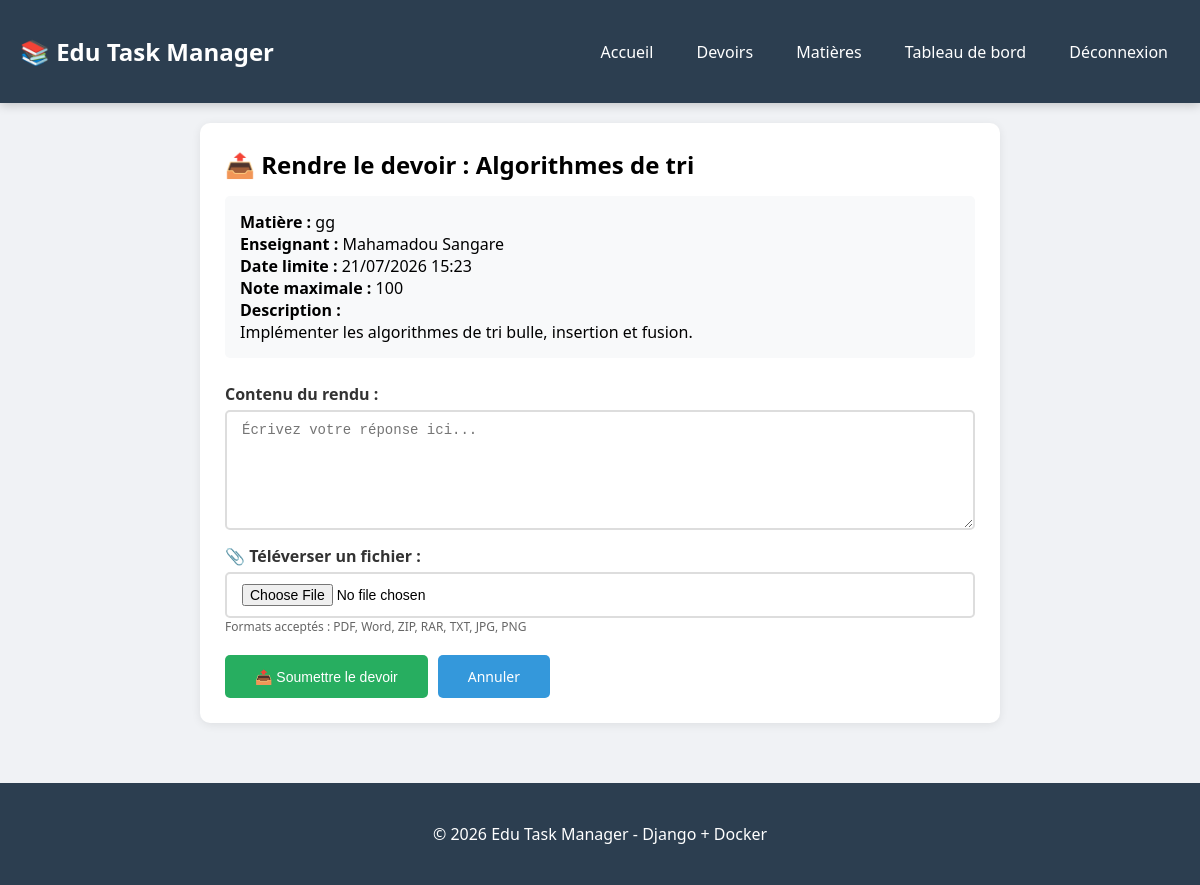
The page /submissions/create/2/ (signed in) on the database its author committed.
### assignments/models.py (models this page shows, shortened)
class Assignment(models.Model):
    class Type(models.TextChoices):
        HOMEWORK = 'homework', 'Devoir'
        EXAM = 'exam', 'Examen'
        PROJECT = 'project', 'Projet'
        QUIZ = 'quiz', 'Quiz'
        LAB = 'lab', 'TP'
    class Difficulty(models.TextChoices):
        BEGINNER = 'beginner', 'Débutant'
        INTERMEDIATE = 'intermediate', 'Intermédiaire'
        ADVANCED = 'advanced', 'Avancé'
        EXPERT = 'expert', 'Expert'
    title = models.CharField(max_length=200)
    description = models.TextField(blank=True)
    assignment_type = models.CharField(max_length=20, choices=Type.choices, default=Type.HOMEWORK)
    difficulty_level = models.CharField(max_length=20, choices=Difficulty.choices, default=Difficulty.INTERMEDIATE)
    max_score = models.IntegerField(default=100)
    passing_score = models.IntegerField(default=50)
    submission_deadline = models.DateTimeField()
    estimated_duration = models.IntegerField(default=60)
    is_mandatory = models.BooleanField(default=True)
    is_published = models.BooleanField(default=False)
    instructions = models.TextField(blank=True)
    attachments = models.JSONField(default=list, blank=True)
    discipline = models.ForeignKey(Discipline, on_delete=models.CASCADE, related_name='assignments')
    teacher = models.ForeignKey('users.Teacher', on_delete=models.CASCADE, related_name='assignments')
    created_at = models.DateTimeField(auto_now_add=True)
    updated_at = models.DateTimeField(auto_now=True)

class Discipline(models.Model):
    name = models.CharField(max_length=100)
    code = models.CharField(max_length=20, unique=True)
    description = models.TextField(blank=True)
    ects_credits = models.IntegerField(default=0)
    semester = models.CharField(max_length=10, blank=True)
    teacher = models.ForeignKey('users.Teacher', on_delete=models.SET_NULL, null=True, blank=True, related_name='disciplines')
    is_active = models.BooleanField(default=True)
    created_at = models.DateTimeField(auto_now_add=True)
    updated_at = models.DateTimeField(auto_now=True)

### users/models.py (models this page shows, shortened)
class Teacher(models.Model):
    user = models.OneToOneField(User, on_delete=models.CASCADE, related_name='teacher_profile')
    department = models.CharField(max_length=100, blank=True)
    office_location = models.CharField(max_length=200, blank=True)
    consultation_hours = models.CharField(max_length=200, blank=True)

class User(AbstractUser):
    class Role(models.TextChoices):
        ADMIN = 'admin', 'Administrateur'
        TEACHER = 'teacher', 'Enseignant'
        STUDENT = 'student', 'Étudiant'
    role = models.CharField(max_length=10, choices=Role.choices, default=Role.STUDENT)
    is_verified = models.BooleanField(default=False)
    @property
    def is_admin(self):
        return self.role == self.Role.ADMIN
    @property
    def is_student(self):
        return self.role == self.Role.STUDENT

### submissions/views.py (the view)
# urls.py: path('create/<int:assignment_pk>/', views.submission_create, name='create'),
@login_required
def submission_create(request, assignment_pk):
    assignment = get_object_or_404(Assignment, pk=assignment_pk)
    if not request.user.is_student:
        messages.error(request, 'Seuls les étudiants peuvent rendre des devoirs')
        return redirect('assignments:detail', pk=assignment_pk)
    if not assignment.is_published:
        messages.error(request, 'Ce devoir n\'est pas encore publié')
        return redirect('assignments:detail', pk=assignment_pk)
    existing_submission = Submission.objects.filter(
        assignment=assignment,
        student=request.user.student_profile
    ).first()
    if existing_submission:
        messages.warning(request, 'Vous avez déjà rendu ce devoir')
        return redirect('assignments:detail', pk=assignment_pk)
    if request.method == 'POST':
        form = SubmissionForm(request.POST, request.FILES)
        if form.is_valid():
            submission = form.save(commit=False)
            submission.assignment = assignment
            submission.student = request.user.student_profile
            submission.status = 'submitted'
            submission.save()
            messages.success(request, 'Devoir rendu avec succès !')
            return redirect('assignments:detail', pk=assignment_pk)
        else:
            messages.error(request, 'Erreur dans le formulaire')
    else:
        form = SubmissionForm()
    return render(request, 'submissions/create.html', {
        'form': form,
        'assignment': assignment
    })

### assignments/forms.py
class SubmissionForm(forms.ModelForm):
    class Meta:
        model = Submission
        fields = ['content', 'file']
        widgets = {
            'content': forms.Textarea(attrs={'rows': 6, 'class': 'form-control', 'placeholder': 'Écrivez votre réponse ici...'}),
            'file': forms.FileInput(attrs={'class': 'form-control'}),
        }
        labels = {
            'content': 'Contenu du rendu',
            'file': 'Fichier (PDF, Word, ZIP, etc.)',
        }

### templates/submissions/create.html (shortened to what this page needs)
{% extends 'base.html' %}
{% block content %}
<div class="card" style="max-width: 800px; margin: 0 auto;">
    <h2>📤 Rendre le devoir : {{ assignment.title }}</h2>
    <div style="background: #f8f9fa; padding: 15px; border-radius: 5px; margin: 15px 0;">
        <p><strong>Matière :</strong> {{ assignment.discipline.name }}</p>
        <p><strong>Enseignant :</strong> {{ assignment.teacher.user.get_full_name }}</p>
        <p><strong>Date limite :</strong> {{ assignment.submission_deadline|date:"d/m/Y H:i" }}</p>
        <p><strong>Note maximale :</strong> {{ assignment.max_score }}</p>
        <p><strong>Description :</strong> {{ assignment.description|linebreaks }}</p>
    </div>
    <form method="post" enctype="multipart/form-data" style="margin-top: 25px;">
        <div class="form-group">
            <label for="id_content">Contenu du rendu :</label>
            <textarea name="content" id="id_content" class="form-control" rows="6" placeholder="Écrivez votre réponse ici...">{{ form.content.value|default:'' }}</textarea>
        </div>
        <div class="form-group">
            <label for="id_file">📎 Téléverser un fichier :</label>
            <input type="file" name="file" id="id_file" class="form-control" accept=".pdf,.doc,.docx,.zip,.rar,.txt,.jpg,.png">
            <small style="color: #666; font-size: 12px;">Formats acceptés : PDF, Word, ZIP, RAR, TXT, JPG, PNG</small>
        </div>
        <div style="display: flex; gap: 10px; margin-top: 20px;">
            <button type="submit" class="btn btn-success" style="padding: 12px 30px;">📤 Soumettre le devoir</button>
            <a href="{% url 'assignments:detail' assignment.pk %}" class="btn btn-primary" style="padding: 12px 30px;">Annuler</a>
        </div>
    </form>
</div>
{% endblock %}

### templates/base.html (style rules this page uses)
* { margin: 0; padding: 0; box-sizing: border-box; }
body { font-family: 'Segoe UI', Arial, sans-serif; background: #f0f2f5; }
.card { background: white; padding: 25px; border-radius: 10px; box-shadow: 0 2px 10px rgba(0,0,0,0.08); margin-bottom: 20px; }
.btn { display: inline-block; padding: 10px 25px; border-radius: 5px; text-decoration: none; color: white; border: none; cursor: pointer; font-size: 14px; transition: 0.3s; }
.btn-primary { background: #3498db; }
.btn-success { background: #27ae60; }
.form-group { margin-bottom: 15px; }
.form-group label { display: block; font-weight: 600; margin-bottom: 5px; color: #333; }
.form-control { width: 100%; padding: 10px 15px; border: 2px solid #ddd; border-radius: 5px; font-size: 14px; transition: 0.3s; }

### rows shown on the page
Assignment: title "Algorithmes de tri", discipline.name "gg", teacher.user.get_full_name "Mahamadou Sangare", submission_deadline "21/07/2026 15:23", max_score "100", description "Implémenter les algorithmes de tri bulle, insertion et fusion."
